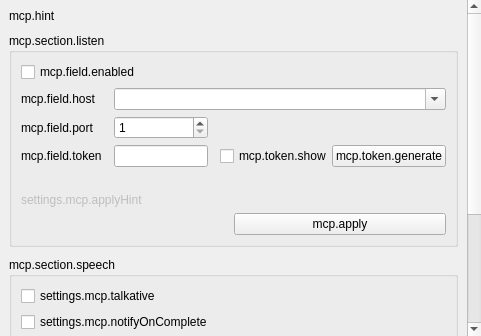
<?xml version="1.0" encoding="UTF-8"?>
<ui version="4.0">
 <class>McpPage</class>
 <widget class="QWidget" name="McpPage">
  <layout class="QVBoxLayout" name="outerLayout">
   <property name="leftMargin">
    <number>0</number>
   </property>
   <property name="topMargin">
    <number>0</number>
   </property>
   <property name="rightMargin">
    <number>0</number>
   </property>
   <property name="bottomMargin">
    <number>0</number>
   </property>
   <item>
    <widget class="QScrollArea" name="scrollArea">
     <property name="frameShape">
      <enum>QFrame::Shape::NoFrame</enum>
     </property>
     <property name="horizontalScrollBarPolicy">
      <enum>Qt::ScrollBarPolicy::ScrollBarAlwaysOff</enum>
     </property>
     <property name="widgetResizable">
      <bool>true</bool>
     </property>
     <widget class="QWidget" name="scrollContent">
      <property name="geometry">
       <rect>
        <x>0</x>
        <y>0</y>
        <width>880</width>
        <height>1200</height>
       </rect>
      </property>
      <layout class="QVBoxLayout" name="rootLayout">
       <property name="spacing">
        <number>10</number>
       </property>
       <item>
        <widget class="QLabel" name="hint">
         <property name="text">
          <string>mcp.hint</string>
         </property>
         <property name="wordWrap">
          <bool>true</bool>
         </property>
        </widget>
       </item>
       <item>
        <widget class="QGroupBox" name="listenGroup">
         <property name="title">
          <string>mcp.section.listen</string>
         </property>
         <layout class="QGridLayout" name="listenLayout">
          <property name="horizontalSpacing">
           <number>12</number>
          </property>
          <item row="0" column="0" colspan="3">
           <widget class="QCheckBox" name="enabled">
            <property name="text">
             <string>mcp.field.enabled</string>
            </property>
           </widget>
          </item>
          <item row="1" column="0">
           <widget class="QLabel" name="hostLabel">
            <property name="text">
             <string>mcp.field.host</string>
            </property>
           </widget>
          </item>
          <item row="1" column="1" colspan="2">
           <widget class="QComboBox" name="host">
            <property name="editable">
             <bool>true</bool>
            </property>
           </widget>
          </item>
          <item row="2" column="0">
           <widget class="QLabel" name="portLabel">
            <property name="text">
             <string>mcp.field.port</string>
            </property>
           </widget>
          </item>
          <item row="2" column="1">
           <widget class="QSpinBox" name="port">
            <property name="minimum">
             <number>1</number>
            </property>
            <property name="maximum">
             <number>65535</number>
            </property>
           </widget>
          </item>
          <item row="3" column="0">
           <widget class="QLabel" name="tokenLabel">
            <property name="text">
             <string>mcp.field.token</string>
            </property>
           </widget>
          </item>
          <item row="3" column="1">
           <widget class="QLineEdit" name="token">
            <property name="echoMode">
             <enum>QLineEdit::Password</enum>
            </property>
           </widget>
          </item>
          <item row="3" column="2">
           <layout class="QHBoxLayout" name="tokenButtons">
            <item>
             <widget class="QCheckBox" name="showToken">
              <property name="text">
               <string>mcp.token.show</string>
              </property>
             </widget>
            </item>
            <item>
             <widget class="QPushButton" name="generate">
              <property name="text">
               <string>mcp.token.generate</string>
              </property>
             </widget>
            </item>
           </layout>
          </item>
          <item row="4" column="0" colspan="3">
           <widget class="QLabel" name="warning">
            <property name="text">
             <string/>
            </property>
            <property name="wordWrap">
             <bool>true</bool>
            </property>
           </widget>
          </item>
          <item row="5" column="0" colspan="3">
           <widget class="QLabel" name="applyHint">
            <property name="text">
             <string>settings.mcp.applyHint</string>
            </property>
            <property name="wordWrap">
             <bool>true</bool>
            </property>
            <property name="enabled">
             <bool>false</bool>
            </property>
           </widget>
          </item>
          <item row="6" column="0" colspan="3">
           <layout class="QHBoxLayout" name="applyRow">
            <item>
             <widget class="QLabel" name="status">
              <property name="text">
               <string/>
              </property>
              <property name="wordWrap">
               <bool>true</bool>
              </property>
             </widget>
            </item>
            <item>
             <widget class="QPushButton" name="apply">
              <property name="text">
               <string>mcp.apply</string>
              </property>
             </widget>
            </item>
           </layout>
          </item>
         </layout>
        </widget>
       </item>
       <item>
        <widget class="QGroupBox" name="speechGroup">
         <property name="title">
          <string>mcp.section.speech</string>
         </property>
         <layout class="QVBoxLayout" name="speechLayout">
          <item>
           <widget class="QCheckBox" name="talkative">
            <property name="text">
             <string>settings.mcp.talkative</string>
            </property>
           </widget>
          </item>
          <item>
           <widget class="QCheckBox" name="notifyOnComplete">
            <property name="text">
             <string>settings.mcp.notifyOnComplete</string>
            </property>
           </widget>
          </item>
          <item>
           <widget class="QCheckBox" name="speakNoWait">
            <property name="text">
             <string>settings.mcp.speakNoWait</string>
            </property>
           </widget>
          </item>
          <item>
           <widget class="QCheckBox" name="announceSteps">
            <property name="text">
             <string>settings.mcp.announceSteps</string>
            </property>
           </widget>
          </item>
          <item>
           <widget class="QLabel" name="speechHint">
            <property name="text">
             <string>settings.mcp.speechHint</string>
            </property>
            <property name="wordWrap">
             <bool>true</bool>
            </property>
            <property name="enabled">
             <bool>false</bool>
            </property>
           </widget>
          </item>
         </layout>
        </widget>
       </item>
       <item>
        <widget class="QGroupBox" name="clientsGroup">
         <property name="title">
          <string>mcp.section.clients</string>
         </property>
         <layout class="QVBoxLayout" name="clientsLayout"/>
        </widget>
       </item>
       <item>
        <spacer name="tailSpacer">
         <property name="orientation">
          <enum>Qt::Orientation::Vertical</enum>
         </property>
         <property name="sizeHint" stdset="0">
          <size>
           <width>20</width>
           <height>40</height>
          </size>
         </property>
        </spacer>
       </item>
      </layout>
     </widget>
    </widget>
   </item>
  </layout>
 </widget>
 <resources/>
 <connections/>
</ui>
